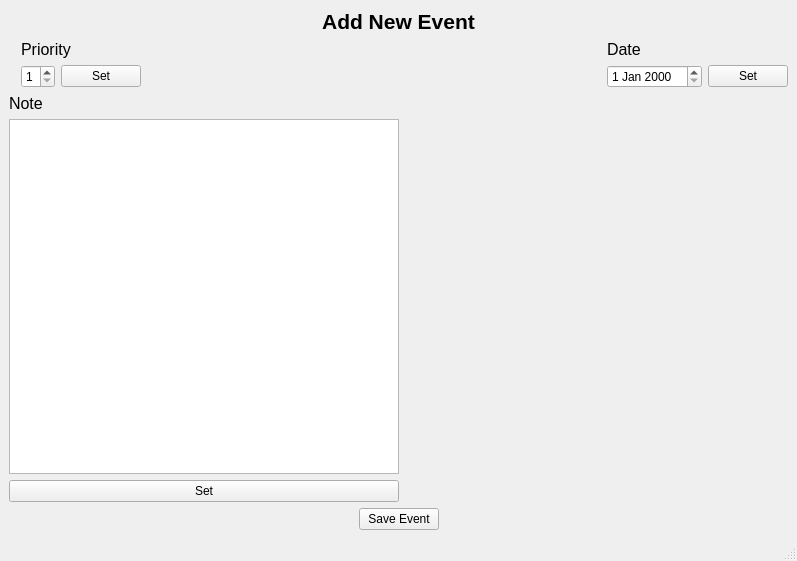
<?xml version="1.0" encoding="UTF-8"?>
<ui version="4.0">
 <class>AddEventWindow</class>
 <widget class="QMainWindow" name="AddEventWindow">
  <property name="geometry">
   <rect>
    <x>0</x>
    <y>0</y>
    <width>797</width>
    <height>561</height>
   </rect>
  </property>
  <property name="windowTitle">
   <string>MainWindow</string>
  </property>
  <widget class="QWidget" name="centralwidget">
   <layout class="QVBoxLayout" name="verticalLayout_4">
    <item>
     <layout class="QHBoxLayout" name="horizontalLayout">
      <item>
       <spacer name="horizontalSpacer">
        <property name="orientation">
         <enum>Qt::Horizontal</enum>
        </property>
        <property name="sizeHint" stdset="0">
         <size>
          <width>40</width>
          <height>20</height>
         </size>
        </property>
       </spacer>
      </item>
      <item>
       <widget class="QLabel" name="titleLabel">
        <property name="font">
         <font>
          <pointsize>16</pointsize>
          <weight>75</weight>
          <bold>true</bold>
         </font>
        </property>
        <property name="text">
         <string>Add New Event</string>
        </property>
        <property name="alignment">
         <set>Qt::AlignCenter</set>
        </property>
       </widget>
      </item>
      <item>
       <spacer name="horizontalSpacer_2">
        <property name="orientation">
         <enum>Qt::Horizontal</enum>
        </property>
        <property name="sizeHint" stdset="0">
         <size>
          <width>40</width>
          <height>20</height>
         </size>
        </property>
       </spacer>
      </item>
     </layout>
    </item>
    <item>
     <layout class="QHBoxLayout" name="horizontalLayout_7">
      <item>
       <layout class="QHBoxLayout" name="horizontalLayout_3">
        <property name="spacing">
         <number>6</number>
        </property>
        <property name="leftMargin">
         <number>12</number>
        </property>
        <item>
         <layout class="QVBoxLayout" name="verticalLayout">
          <property name="spacing">
           <number>6</number>
          </property>
          <item>
           <widget class="QLabel" name="priorityLabel">
            <property name="font">
             <font>
              <pointsize>12</pointsize>
             </font>
            </property>
            <property name="text">
             <string>Priority</string>
            </property>
           </widget>
          </item>
          <item>
           <layout class="QHBoxLayout" name="horizontalLayout_2">
            <item>
             <widget class="QSpinBox" name="prioritySpinBox">
              <property name="minimum">
               <number>1</number>
              </property>
              <property name="maximum">
               <number>5</number>
              </property>
             </widget>
            </item>
            <item>
             <widget class="QPushButton" name="priorityButton">
              <property name="text">
               <string>Set</string>
              </property>
             </widget>
            </item>
           </layout>
          </item>
         </layout>
        </item>
        <item>
         <spacer name="horizontalSpacer_3">
          <property name="orientation">
           <enum>Qt::Horizontal</enum>
          </property>
          <property name="sizeType">
           <enum>QSizePolicy::Expanding</enum>
          </property>
          <property name="sizeHint" stdset="0">
           <size>
            <width>30</width>
            <height>20</height>
           </size>
          </property>
         </spacer>
        </item>
       </layout>
      </item>
      <item>
       <layout class="QVBoxLayout" name="verticalLayout_3">
        <item>
         <widget class="QLabel" name="dateLabel">
          <property name="font">
           <font>
            <pointsize>12</pointsize>
           </font>
          </property>
          <property name="text">
           <string>Date</string>
          </property>
         </widget>
        </item>
        <item>
         <layout class="QHBoxLayout" name="horizontalLayout_6">
          <item>
           <widget class="QDateEdit" name="dateEdit"/>
          </item>
          <item>
           <widget class="QPushButton" name="dateButton">
            <property name="text">
             <string>Set</string>
            </property>
           </widget>
          </item>
         </layout>
        </item>
       </layout>
      </item>
     </layout>
    </item>
    <item>
     <layout class="QHBoxLayout" name="horizontalLayout_4">
      <item>
       <layout class="QVBoxLayout" name="verticalLayout_2">
        <item>
         <widget class="QLabel" name="NoteLabel">
          <property name="font">
           <font>
            <pointsize>12</pointsize>
           </font>
          </property>
          <property name="text">
           <string>Note</string>
          </property>
         </widget>
        </item>
        <item>
         <widget class="QTextEdit" name="noteTextEdit">
          <property name="html">
           <string>&lt;!DOCTYPE HTML PUBLIC &quot;-//W3C//DTD HTML 4.0//EN&quot; &quot;http://www.w3.org/TR/REC-html40/strict.dtd&quot;&gt;
&lt;html&gt;&lt;head&gt;&lt;meta name=&quot;qrichtext&quot; content=&quot;1&quot; /&gt;&lt;style type=&quot;text/css&quot;&gt;
p, li { white-space: pre-wrap; }
&lt;/style&gt;&lt;/head&gt;&lt;body style=&quot; font-family:'MS Shell Dlg 2'; font-size:8.25pt; font-weight:400; font-style:normal;&quot;&gt;
&lt;p style=&quot;-qt-paragraph-type:empty; margin-top:0px; margin-bottom:0px; margin-left:0px; margin-right:0px; -qt-block-indent:0; text-indent:0px;&quot;&gt;&lt;br /&gt;&lt;/p&gt;&lt;/body&gt;&lt;/html&gt;</string>
          </property>
         </widget>
        </item>
        <item>
         <widget class="QPushButton" name="noteButton">
          <property name="text">
           <string>Set</string>
          </property>
         </widget>
        </item>
       </layout>
      </item>
      <item>
       <spacer name="horizontalSpacer_4">
        <property name="orientation">
         <enum>Qt::Horizontal</enum>
        </property>
        <property name="sizeHint" stdset="0">
         <size>
          <width>40</width>
          <height>20</height>
         </size>
        </property>
       </spacer>
      </item>
     </layout>
    </item>
    <item>
     <layout class="QHBoxLayout" name="horizontalLayout_5">
      <item>
       <spacer name="horizontalSpacer_5">
        <property name="orientation">
         <enum>Qt::Horizontal</enum>
        </property>
        <property name="sizeHint" stdset="0">
         <size>
          <width>40</width>
          <height>20</height>
         </size>
        </property>
       </spacer>
      </item>
      <item>
       <widget class="QPushButton" name="saveButton">
        <property name="text">
         <string>Save Event</string>
        </property>
       </widget>
      </item>
      <item>
       <spacer name="horizontalSpacer_6">
        <property name="orientation">
         <enum>Qt::Horizontal</enum>
        </property>
        <property name="sizeHint" stdset="0">
         <size>
          <width>40</width>
          <height>20</height>
         </size>
        </property>
       </spacer>
      </item>
     </layout>
    </item>
   </layout>
  </widget>
  <widget class="QMenuBar" name="menubar">
   <property name="geometry">
    <rect>
     <x>0</x>
     <y>0</y>
     <width>797</width>
     <height>21</height>
    </rect>
   </property>
  </widget>
  <widget class="QStatusBar" name="statusbar"/>
 </widget>
 <resources/>
 <connections/>
</ui>
